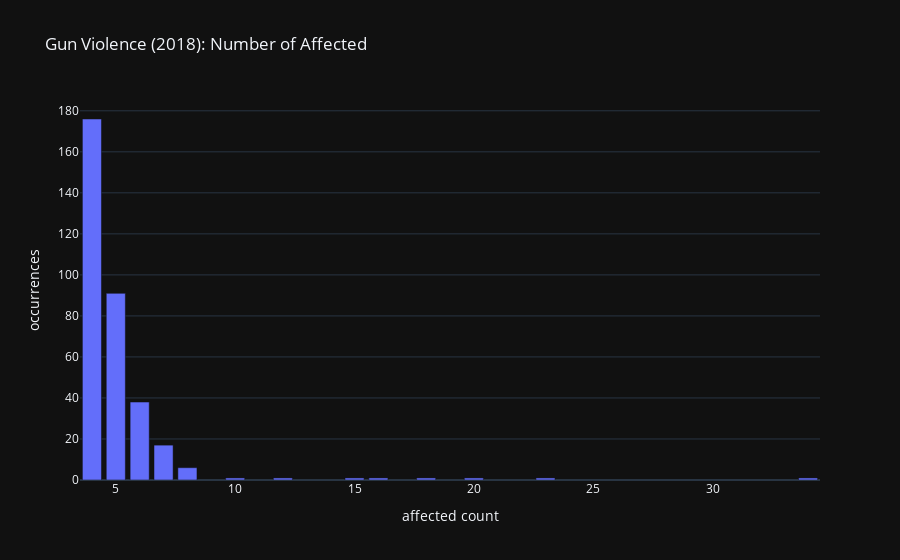

Write notebook code for a chart like this one.
### Code cell
plot_affect_count(y2018_df, title="Gun Violence (2018): Number of Affected")

### Figure 1 — Plotly figure (JSON) as saved in the notebook; plotly's stock layout.template omitted (floating-point values rounded to 4 significant figures)
{"data": [{"alignmentgroup": "True", "hovertemplate": "affected count=%{x}<br>occurrences=%{y}<extra></extra>", "legendgroup": "", "marker": {"color": "#636efa", "pattern": {"shape": ""}}, "name": "", "offsetgroup": "", "orientation": "v", "showlegend": false, "textposition": "auto", "x": [4, 5, 6, 7, 8, 10, 12, 15, 16, 18, 20, 23, 34], "xaxis": "x", "y": [176, 91, 38, 17, 6, 1, 1, 1, 1, 1, 1, 1, 1], "yaxis": "y", "type": "bar"}], "layout": {"xaxis": {"anchor": "y", "domain": [0.0, 1.0], "title": {"text": "affected count"}}, "yaxis": {"anchor": "x", "domain": [0.0, 1.0], "title": {"text": "occurrences"}}, "legend": {"tracegroupgap": 0}, "title": {"text": "Gun Violence (2018): Number of Affected"}, "barmode": "relative"}}
